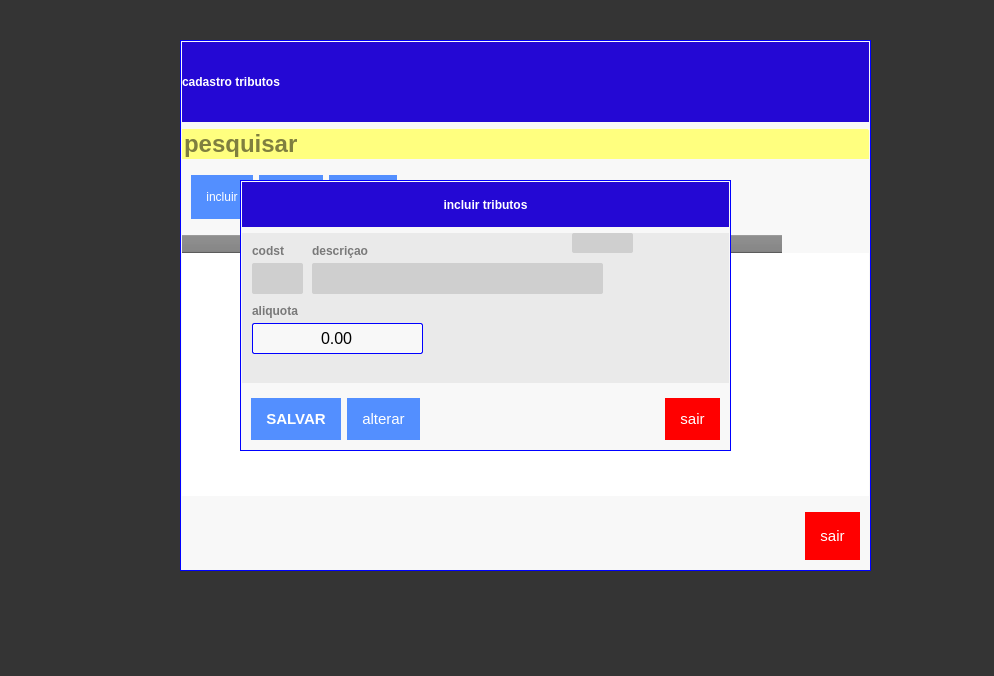
<?xml version="1.0" encoding="UTF-8"?>
<ui version="4.0">
 <class>FormCadastroTributos</class>
 <widget class="QWidget" name="FormCadastroTributos">
  <property name="windowModality">
   <enum>Qt::ApplicationModal</enum>
  </property>
  <property name="geometry">
   <rect>
    <x>0</x>
    <y>0</y>
    <width>994</width>
    <height>676</height>
   </rect>
  </property>
  <property name="windowTitle">
   <string>Form</string>
  </property>
  <property name="styleSheet">
   <string notr="true">QWidget{

text-transform: uppercase;
}
QLineEdit{
border:0px;
background: #CFCFCF;
border-radius: 2px;
color: #000;
font: 13px &quot;Arial&quot; ;
text-transform: uppercase;
}
QLineEdit:Focus {
border: 1px solid red;
}

QLabel{
text-transform: uppercase;
font-size: 12px;
font-family: &quot;Arial Unicode MS&quot;;
font-weight: bold;
color: #797979
}

QDoubleSpinBox{
border:0px;
background: #CFCFCF;
border-radius: 2px;
color: #000;
font: 13px &quot;Arial&quot; ;
text-transform: uppercase;
}
QDoubleSpinBox:Focus {
border: 1px solid red;
}

QComboBox{
border:none;
background: #CFCFCF;
border-radius: 2px;
color: #000;
font: 13px &quot;Arial&quot; ;
text-transform: uppercase
}
QComboBox:Focus {
border: 1px solid red;
}

</string>
  </property>
  <layout class="QVBoxLayout" name="verticalLayout_3">
   <property name="spacing">
    <number>0</number>
   </property>
   <property name="leftMargin">
    <number>0</number>
   </property>
   <property name="topMargin">
    <number>0</number>
   </property>
   <property name="rightMargin">
    <number>0</number>
   </property>
   <property name="bottomMargin">
    <number>0</number>
   </property>
   <item>
    <widget class="QWidget" name="widget_2" native="true">
     <property name="styleSheet">
      <string notr="true">QWidget#widget_2{
	background-color: rgb(0, 0, 0,200);
text-transform: uppercase;
}</string>
     </property>
     <widget class="QWidget" name="widget" native="true">
      <property name="geometry">
       <rect>
        <x>180</x>
        <y>40</y>
        <width>691</width>
        <height>531</height>
       </rect>
      </property>
      <property name="styleSheet">
       <string notr="true">QWidget{
text-transform: uppercase;
border:1px solid blue;
	background-color: rgb(248, 248, 248);
}
</string>
      </property>
      <layout class="QVBoxLayout" name="verticalLayout">
       <property name="leftMargin">
        <number>2</number>
       </property>
       <property name="topMargin">
        <number>2</number>
       </property>
       <property name="rightMargin">
        <number>2</number>
       </property>
       <property name="bottomMargin">
        <number>2</number>
       </property>
       <item>
        <widget class="QFrame" name="frame_2">
         <property name="styleSheet">
          <string notr="true">QFrame{
border:none;
}</string>
         </property>
         <property name="frameShape">
          <enum>QFrame::StyledPanel</enum>
         </property>
         <property name="frameShadow">
          <enum>QFrame::Raised</enum>
         </property>
         <layout class="QVBoxLayout" name="verticalLayout_2">
          <property name="spacing">
           <number>7</number>
          </property>
          <property name="leftMargin">
           <number>0</number>
          </property>
          <property name="topMargin">
           <number>0</number>
          </property>
          <property name="rightMargin">
           <number>0</number>
          </property>
          <property name="bottomMargin">
           <number>0</number>
          </property>
          <item>
           <widget class="QFrame" name="fr_TituloEsotuque">
            <property name="minimumSize">
             <size>
              <width>0</width>
              <height>80</height>
             </size>
            </property>
            <property name="maximumSize">
             <size>
              <width>16777215</width>
              <height>80</height>
             </size>
            </property>
            <property name="styleSheet">
             <string notr="true">QFrame{
color:red;
border: none;
background-color:#2408D4;}

QLabel{color: white;
background-color:transparent;
font: 75 15pt &quot;MS Shell Dlg 2&quot;;

}
</string>
            </property>
            <layout class="QHBoxLayout" name="horizontalLayout">
             <property name="spacing">
              <number>0</number>
             </property>
             <property name="leftMargin">
              <number>0</number>
             </property>
             <property name="topMargin">
              <number>0</number>
             </property>
             <property name="rightMargin">
              <number>0</number>
             </property>
             <property name="bottomMargin">
              <number>0</number>
             </property>
             <item>
              <widget class="QLabel" name="lb_TituloEstoque">
               <property name="font">
                <font>
                 <pointsize>15</pointsize>
                 <italic>false</italic>
                 <bold>false</bold>
                </font>
               </property>
               <property name="styleSheet">
                <string notr="true">QFrame#frame_4{
color:red;
border: none;
background-color:#2408D4;}

QLabel{color: white;
background-color:transparent;
font: 75 15pt &quot;MS Shell Dlg 2&quot;;

}
</string>
               </property>
               <property name="text">
                <string>cadastro tributos</string>
               </property>
              </widget>
             </item>
             <item>
              <spacer name="horizontalSpacer_2">
               <property name="orientation">
                <enum>Qt::Horizontal</enum>
               </property>
               <property name="sizeHint" stdset="0">
                <size>
                 <width>40</width>
                 <height>20</height>
                </size>
               </property>
              </spacer>
             </item>
            </layout>
           </widget>
          </item>
          <item>
           <widget class="QLineEdit" name="tx_buscarTributo">
            <property name="styleSheet">
             <string notr="true">QLineEdit{
background-color: rgb(255, 255, 127);
font-size: 24px;
font-family: &quot;Arial&quot;;
font-weight: bold;
color: rgb(0, 0, 0);
border:none;
border-bottom-left-radius:0px;
border-bottom-right-radius:0px;
border-top-left-radius:0px;
}
QLineEdit:focus{
	background-color: rgb(255, 255, 127,150);
}
</string>
            </property>
            <property name="placeholderText">
             <string>pesquisar</string>
            </property>
           </widget>
          </item>
          <item>
           <widget class="QFrame" name="frame">
            <property name="styleSheet">
             <string notr="true">QPushButton{
	text-align:center;
	color:#fff;
	border:0px;
	
	font-size:12px;
	cursor: pointer;
	background-color:#538fff;
padding:15px 15px;
}
QPushButton:hover{
background-color:#3668ff;
}


</string>
            </property>
            <property name="frameShape">
             <enum>QFrame::StyledPanel</enum>
            </property>
            <property name="frameShadow">
             <enum>QFrame::Raised</enum>
            </property>
            <layout class="QHBoxLayout" name="horizontalLayout_2">
             <item>
              <widget class="QPushButton" name="bt_incluir">
               <property name="focusPolicy">
                <enum>Qt::NoFocus</enum>
               </property>
               <property name="text">
                <string>incluir</string>
               </property>
              </widget>
             </item>
             <item>
              <widget class="QPushButton" name="bt_selecionaAltera">
               <property name="focusPolicy">
                <enum>Qt::NoFocus</enum>
               </property>
               <property name="text">
                <string>alterar</string>
               </property>
              </widget>
             </item>
             <item>
              <widget class="QPushButton" name="bt_apagar">
               <property name="focusPolicy">
                <enum>Qt::NoFocus</enum>
               </property>
               <property name="text">
                <string>apagar</string>
               </property>
              </widget>
             </item>
             <item>
              <spacer name="horizontalSpacer">
               <property name="orientation">
                <enum>Qt::Horizontal</enum>
               </property>
               <property name="sizeHint" stdset="0">
                <size>
                 <width>40</width>
                 <height>20</height>
                </size>
               </property>
              </spacer>
             </item>
            </layout>
           </widget>
          </item>
          <item>
           <widget class="QTableWidget" name="tab_tributos">
            <property name="contextMenuPolicy">
             <enum>Qt::ActionsContextMenu</enum>
            </property>
            <property name="styleSheet">
             <string notr="true">QTableWidget {
  background-color: white;
	font: 12pt &quot;MS Shell Dlg 2&quot;;
}

QTableWidget QHeaderView::section {
  background-color: gray;
  color: white;
  font-weight: bold;
}

QTableWidget::item {
  border: 0px solid black;
border-bottom:1px solid;

}

QTableWidget::item:selected {
  background-color: blue;
  color: white;
}
</string>
            </property>
            <property name="editTriggers">
             <set>QAbstractItemView::NoEditTriggers</set>
            </property>
            <property name="tabKeyNavigation">
             <bool>false</bool>
            </property>
            <property name="showDropIndicator" stdset="0">
             <bool>true</bool>
            </property>
            <property name="dragDropOverwriteMode">
             <bool>false</bool>
            </property>
            <property name="alternatingRowColors">
             <bool>true</bool>
            </property>
            <property name="selectionBehavior">
             <enum>QAbstractItemView::SelectRows</enum>
            </property>
            <attribute name="horizontalHeaderDefaultSectionSize">
             <number>150</number>
            </attribute>
            <attribute name="horizontalHeaderHighlightSections">
             <bool>false</bool>
            </attribute>
            <attribute name="horizontalHeaderStretchLastSection">
             <bool>false</bool>
            </attribute>
            <attribute name="verticalHeaderVisible">
             <bool>false</bool>
            </attribute>
            <column>
             <property name="text">
              <string>codst</string>
             </property>
            </column>
            <column>
             <property name="text">
              <string>descricaçao</string>
             </property>
            </column>
            <column>
             <property name="text">
              <string>icms</string>
             </property>
            </column>
            <column>
             <property name="text">
              <string>reg</string>
             </property>
            </column>
           </widget>
          </item>
          <item>
           <widget class="QFrame" name="frame_3">
            <property name="frameShape">
             <enum>QFrame::StyledPanel</enum>
            </property>
            <property name="frameShadow">
             <enum>QFrame::Raised</enum>
            </property>
            <layout class="QHBoxLayout" name="horizontalLayout_3">
             <item>
              <spacer name="horizontalSpacer_3">
               <property name="orientation">
                <enum>Qt::Horizontal</enum>
               </property>
               <property name="sizeHint" stdset="0">
                <size>
                 <width>40</width>
                 <height>20</height>
                </size>
               </property>
              </spacer>
             </item>
             <item>
              <widget class="QPushButton" name="bt_close">
               <property name="minimumSize">
                <size>
                 <width>0</width>
                 <height>30</height>
                </size>
               </property>
               <property name="focusPolicy">
                <enum>Qt::NoFocus</enum>
               </property>
               <property name="styleSheet">
                <string notr="true">
QFrame{
border:none
}
QPushButton{
	text-align:center;
	color:#fff;
	border:0px;
	
	font-size:15px;
	cursor: pointer;
	background-color:red;
padding:15px 15px;
}
QPushButton:hover{
background-color:#3668ff;
}</string>
               </property>
               <property name="text">
                <string>sair</string>
               </property>
               <property name="shortcut">
                <string>Esc</string>
               </property>
              </widget>
             </item>
            </layout>
           </widget>
          </item>
         </layout>
        </widget>
       </item>
      </layout>
     </widget>
     <widget class="QWidget" name="wb_Incluirtributos" native="true">
      <property name="geometry">
       <rect>
        <x>240</x>
        <y>180</y>
        <width>491</width>
        <height>271</height>
       </rect>
      </property>
      <property name="minimumSize">
       <size>
        <width>0</width>
        <height>0</height>
       </size>
      </property>
      <property name="maximumSize">
       <size>
        <width>16777215</width>
        <height>16777215</height>
       </size>
      </property>
      <property name="styleSheet">
       <string notr="true">QWidget{
text-transform: uppercase;
border:1px solid blue;
	background-color: rgb(248, 248, 248);
}
</string>
      </property>
      <layout class="QVBoxLayout" name="verticalLayout_5">
       <property name="leftMargin">
        <number>2</number>
       </property>
       <property name="topMargin">
        <number>2</number>
       </property>
       <property name="rightMargin">
        <number>2</number>
       </property>
       <property name="bottomMargin">
        <number>2</number>
       </property>
       <item>
        <widget class="QFrame" name="frame_10">
         <property name="maximumSize">
          <size>
           <width>16777215</width>
           <height>45</height>
          </size>
         </property>
         <property name="styleSheet">
          <string notr="true">QFrame{
color:red;
border: none;
background-color:#2408D4;}

QLabel{color: white;
background-color:transparent;
font: 75 15pt &quot;MS Shell Dlg 2&quot;;

}
</string>
         </property>
         <property name="frameShape">
          <enum>QFrame::StyledPanel</enum>
         </property>
         <property name="frameShadow">
          <enum>QFrame::Raised</enum>
         </property>
         <layout class="QHBoxLayout" name="horizontalLayout_8">
          <item>
           <widget class="QLabel" name="label_5">
            <property name="styleSheet">
             <string notr="true"/>
            </property>
            <property name="text">
             <string>incluir tributos</string>
            </property>
            <property name="alignment">
             <set>Qt::AlignCenter</set>
            </property>
           </widget>
          </item>
         </layout>
        </widget>
       </item>
       <item>
        <widget class="QFrame" name="frame_11">
         <property name="styleSheet">
          <string notr="true">QFrame
{background: #eaeaea;
border: none
}
QLineEdit{
background: #CFCFCF;
border-radius: 2px;
color: #000;
font: 13px &quot;Arial&quot; ;
text-transform: uppercase;
border:none
}
QLineEdit:Focus {
border: 1px solid red;
}

QLabel{
text-transform: uppercase;
font-size: 12px;
font-family: &quot;Arial Unicode MS&quot;;
font-weight: bold;
color: #797979
}</string>
         </property>
         <property name="frameShape">
          <enum>QFrame::StyledPanel</enum>
         </property>
         <property name="frameShadow">
          <enum>QFrame::Raised</enum>
         </property>
         <widget class="QLineEdit" name="tx_codst">
          <property name="geometry">
           <rect>
            <x>10</x>
            <y>30</y>
            <width>51</width>
            <height>31</height>
           </rect>
          </property>
          <property name="maxLength">
           <number>1</number>
          </property>
          <property name="alignment">
           <set>Qt::AlignCenter</set>
          </property>
         </widget>
         <widget class="QLineEdit" name="tx_descricaotributo">
          <property name="geometry">
           <rect>
            <x>70</x>
            <y>30</y>
            <width>291</width>
            <height>31</height>
           </rect>
          </property>
         </widget>
         <widget class="QLabel" name="label_6">
          <property name="geometry">
           <rect>
            <x>10</x>
            <y>10</y>
            <width>91</width>
            <height>16</height>
           </rect>
          </property>
          <property name="text">
           <string>codst</string>
          </property>
         </widget>
         <widget class="QLabel" name="label_7">
          <property name="geometry">
           <rect>
            <x>70</x>
            <y>10</y>
            <width>91</width>
            <height>16</height>
           </rect>
          </property>
          <property name="text">
           <string>descriçao</string>
          </property>
         </widget>
         <widget class="QLabel" name="label_8">
          <property name="geometry">
           <rect>
            <x>10</x>
            <y>70</y>
            <width>91</width>
            <height>16</height>
           </rect>
          </property>
          <property name="text">
           <string>aliquota</string>
          </property>
         </widget>
         <widget class="QDoubleSpinBox" name="tx_aliquota">
          <property name="geometry">
           <rect>
            <x>10</x>
            <y>90</y>
            <width>171</width>
            <height>31</height>
           </rect>
          </property>
          <property name="font">
           <font>
            <pointsize>12</pointsize>
            <italic>false</italic>
            <bold>false</bold>
           </font>
          </property>
          <property name="styleSheet">
           <string notr="true">font: 12pt &quot;MS Shell Dlg 2&quot;;</string>
          </property>
          <property name="alignment">
           <set>Qt::AlignCenter</set>
          </property>
          <property name="buttonSymbols">
           <enum>QAbstractSpinBox::NoButtons</enum>
          </property>
          <property name="showGroupSeparator" stdset="0">
           <bool>false</bool>
          </property>
          <property name="maximum">
           <double>99999.000000000000000</double>
          </property>
          <property name="value">
           <double>0.000000000000000</double>
          </property>
         </widget>
         <widget class="QLineEdit" name="tx_id">
          <property name="geometry">
           <rect>
            <x>330</x>
            <y>0</y>
            <width>61</width>
            <height>20</height>
           </rect>
          </property>
          <property name="alignment">
           <set>Qt::AlignCenter</set>
          </property>
         </widget>
        </widget>
       </item>
       <item>
        <widget class="QFrame" name="frame_12">
         <property name="maximumSize">
          <size>
           <width>16777215</width>
           <height>60</height>
          </size>
         </property>
         <property name="styleSheet">
          <string notr="true">
QFrame{
border:none
}
QPushButton{
	text-align:center;
	color:#fff;
	border:0px;
	
	font-size:15px;
	cursor: pointer;
	background-color:red;
padding:15px 15px;
}
QPushButton:hover{
background-color:#3668ff;
}</string>
         </property>
         <property name="frameShape">
          <enum>QFrame::StyledPanel</enum>
         </property>
         <property name="frameShadow">
          <enum>QFrame::Raised</enum>
         </property>
         <layout class="QHBoxLayout" name="horizontalLayout_10">
          <item>
           <widget class="QPushButton" name="bt_SalvarPagamento">
            <property name="minimumSize">
             <size>
              <width>0</width>
              <height>30</height>
             </size>
            </property>
            <property name="font">
             <font>
              <pointsize>-1</pointsize>
              <bold>true</bold>
             </font>
            </property>
            <property name="cursor">
             <cursorShape>PointingHandCursor</cursorShape>
            </property>
            <property name="focusPolicy">
             <enum>Qt::NoFocus</enum>
            </property>
            <property name="contextMenuPolicy">
             <enum>Qt::NoContextMenu</enum>
            </property>
            <property name="styleSheet">
             <string notr="true">QPushButton{
	text-align:center;
	color:#fff;
	border:0px;
	
	font-size:15px;
	cursor: pointer;
	background-color:#538fff;

}
QPushButton:hover{
background-color:#3668ff;
}</string>
            </property>
            <property name="text">
             <string>SALVAR</string>
            </property>
            <property name="iconSize">
             <size>
              <width>75</width>
              <height>35</height>
             </size>
            </property>
           </widget>
          </item>
          <item>
           <widget class="QPushButton" name="bt_Altera">
            <property name="minimumSize">
             <size>
              <width>0</width>
              <height>30</height>
             </size>
            </property>
            <property name="styleSheet">
             <string notr="true">QPushButton{
	text-align:center;
	color:#fff;
	border:0px;
	
	font-size:15px;
	cursor: pointer;
	background-color:#538fff;

}
QPushButton:hover{
background-color:#3668ff;
}</string>
            </property>
            <property name="text">
             <string>alterar</string>
            </property>
           </widget>
          </item>
          <item>
           <spacer name="horizontalSpacer_5">
            <property name="orientation">
             <enum>Qt::Horizontal</enum>
            </property>
            <property name="sizeHint" stdset="0">
             <size>
              <width>40</width>
              <height>20</height>
             </size>
            </property>
           </spacer>
          </item>
          <item>
           <widget class="QPushButton" name="bt_sairlancamento">
            <property name="minimumSize">
             <size>
              <width>0</width>
              <height>30</height>
             </size>
            </property>
            <property name="styleSheet">
             <string notr="true"/>
            </property>
            <property name="text">
             <string>sair</string>
            </property>
            <property name="shortcut">
             <string>Esc</string>
            </property>
           </widget>
          </item>
         </layout>
        </widget>
       </item>
      </layout>
     </widget>
    </widget>
   </item>
  </layout>
 </widget>
 <resources/>
 <connections>
  <connection>
   <sender>bt_close</sender>
   <signal>clicked()</signal>
   <receiver>FormCadastroTributos</receiver>
   <slot>close()</slot>
   <hints>
    <hint type="sourcelabel">
     <x>639</x>
     <y>486</y>
    </hint>
    <hint type="destinationlabel">
     <x>360</x>
     <y>274</y>
    </hint>
   </hints>
  </connection>
 </connections>
</ui>
